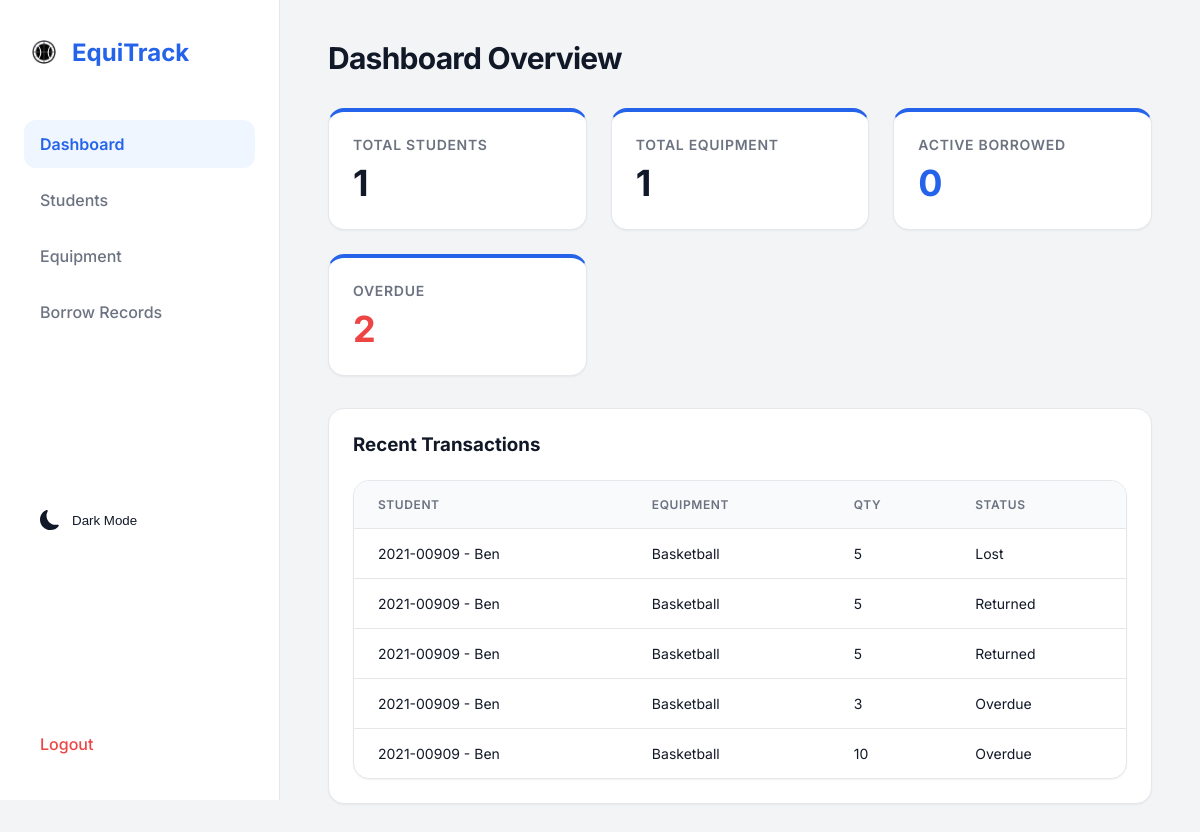
The app's page /dashboard/ (signed in), older data.
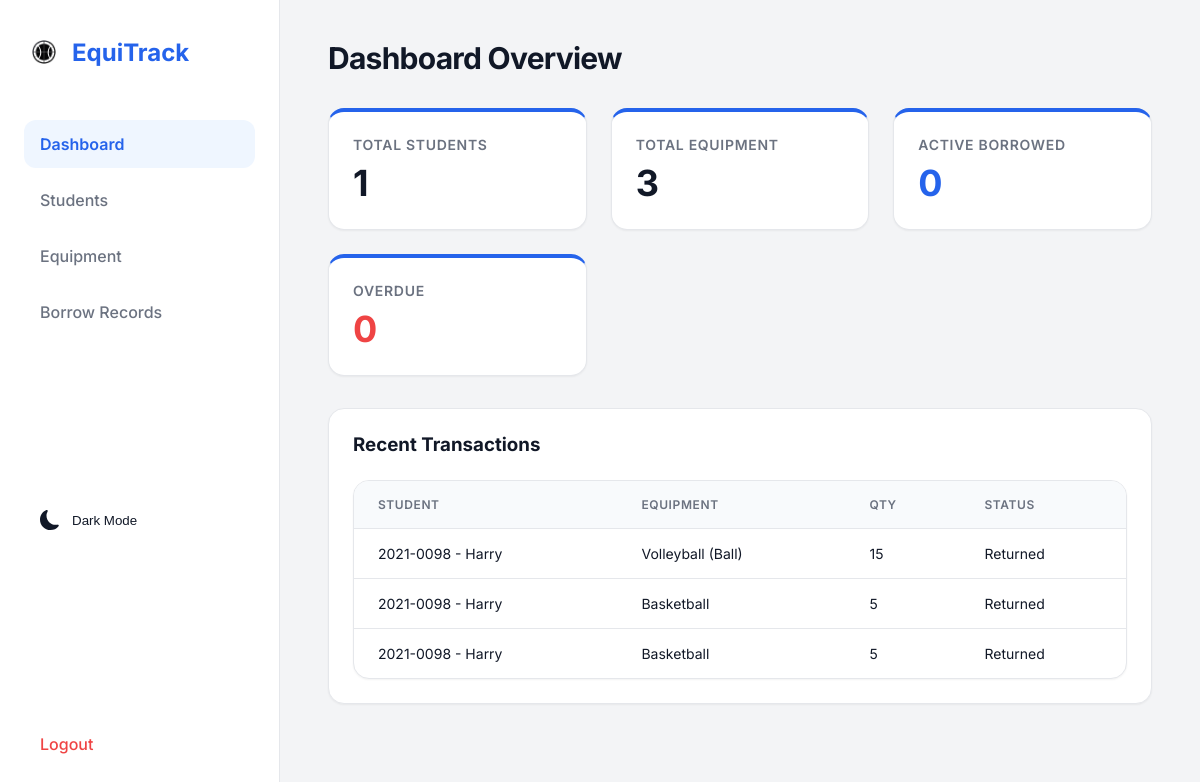
The same page, newer data.
### equipment_app/models.py (models this page shows, shortened)
class BorrowRecord(models.Model):
    STATUS_CHOICES = [
    ('Borrowed', 'Borrowed'),
    ('Returned', 'Returned'),
    ('Overdue', 'Overdue'),
    ('Lost', 'Lost'),
]
    student = models.ForeignKey(Student, on_delete=models.CASCADE)
    equipment = models.ForeignKey(Equipment, on_delete=models.CASCADE)
    quantity = models.IntegerField()
    date_borrowed = models.DateTimeField(auto_now_add=True)
    expected_return = models.DateField()
    date_returned = models.DateField(null=True, blank=True)
    status = models.CharField(max_length=10, choices=STATUS_CHOICES, default='Borrowed')

class Student(models.Model):
    student_id = models.CharField(max_length=20, unique=True)
    name = models.CharField(max_length=100)
    course = models.CharField(max_length=100)
    year_level = models.IntegerField()
    def __str__(self):
        return f"{self.student_id} - {self.name}"

class Equipment(models.Model):
    name = models.CharField(max_length=100)
    total_quantity = models.IntegerField()
    available_quantity = models.IntegerField()
    def __str__(self):
        return self.name

### equipment_app/views.py (the view)
# urls.py: path('dashboard/', dashboard, name='dashboard'),
@login_required(login_url='/')
def dashboard(request):
    recent_records = BorrowRecord.objects.all().order_by('-date_borrowed')[:5]
    context = {
        'students_count': Student.objects.count(),
        'equipment_count': Equipment.objects.count(),
        'borrowed_count': BorrowRecord.objects.filter(status='Borrowed').count(),
        'overdue_count': BorrowRecord.objects.filter(status='Overdue').count(),
        'recent_records': recent_records,
    }
    return render(request, 'equipment_app/dashboard.html', context)

### equipment_app/templates/equipment_app/dashboard.html (shortened to what this page needs)
{% extends 'equipment_app/base.html' %}
{% block content %}
<div class="page-header">
    <h1 class="page-title">Dashboard Overview</h1>
</div>
<div class="dashboard-grid">
    <div class="card stat-card">
        <div class="stat-title">Total Students</div>
        <div class="stat-value">{{ students_count }}</div>
    </div>
    <div class="card stat-card">
        <div class="stat-title">Total Equipment</div>
        <div class="stat-value">{{ equipment_count }}</div>
    </div>
    <div class="card stat-card">
        <div class="stat-title">Active Borrowed</div>
        <div class="stat-value" style="color: var(--primary);">{{ borrowed_count }}</div>
    </div>
    <div class="card stat-card">
        <div class="stat-title">Overdue</div>
        <div class="stat-value" style="color: #ef4444;">{{ overdue_count }}</div>
    </div>
</div>
<div class="card" style="margin-top: 2rem;">
    <h3 style="margin-bottom: 1.5rem; color: var(--text-main);">Recent Transactions</h3>
    <div class="table-container">
        <table>
            <thead>
                <tr>
                    <th>Student</th>
                    <th>Equipment</th>
                    <th>Qty</th>
                    <th>Status</th>
                </tr>
            </thead>
            <tbody>
                {% for record in recent_records %}
                <tr>
                    <td>{{ record.student }}</td>
                    <td>{{ record.equipment }}</td>
                    <td>{{ record.quantity }}</td>
                    <td>
                        <span class="badge
                            {% if record.status == 'Borrowed' %}badge-info
                            {% elif record.status == 'Returned' %}badge-success
                            {% elif record.status == 'Overdue' %}badge-danger
                            {% else %}badge-warning{% endif %}">
                            {{ record.status }}
                        </span>
                    </td>
                </tr>
                {% empty %}
                <tr>
                    <td colspan="4" style="text-align: center; color: var(--text-muted); padding: 2rem;">No transactions found.</td>
                </tr>
                {% endfor %}
            </tbody>
        </table>
    </div>
</div>
{% endblock %}

### equipment_app/templates/equipment_app/base.html (shortened to what this page needs)
{% load static %}
<!DOCTYPE html>
<html lang="en">
<head>
</head>
<body>
    <aside class="sidebar">
        <div class="brand">
            <img src="{% static 'equipment_app/images/logo.png' %}" alt="Logo" style="width: 40px; height: 40px; border-radius: 50%;">
            EquiTrack
        </div>
        <nav class="nav-links">
            <a href="/dashboard/" class="nav-link {% if request.path == '/dashboard/' %}active{% endif %}">
                Dashboard
            </a>
            <a href="/students/" class="nav-link {% if '/students/' in request.path %}active{% endif %}">
                Students
            </a>
            <a href="/equipment/" class="nav-link {% if '/equipment/' in request.path %}active{% endif %}">
                Equipment
            </a>
            <a href="/borrow-records/" class="nav-link {% if '/borrow-records/' in request.path %}active{% endif %}">
                Borrow Records
            </a>
        </nav>
        <div style="margin-top: auto; padding-bottom: 1rem;">
            <button id="theme-toggle" class="nav-link" style="width: 100%; text-align: left; display: flex; align-items: center; gap: 0.75rem; border: none; background: transparent; cursor: pointer; color: var(--text-main);">
                <span id="theme-icon" style="display: flex; align-items: center; justify-content: center;"></span>
                <span id="theme-text" style="font-weight: 500;">Dark Mode</span>
            </button>
        </div>
        <a href="/logout/" class="nav-link logout-link">
            Logout
        </a>
    </aside>
    <main class="main-content">
        {% block content %}{% endblock %}
    </main>
</body>
</html>

### equipment_app/templates/equipment_app/base.html (style rules this page uses)
:root { --primary: #2563eb; --primary-hover: #1d4ed8; --bg-body: #f3f4f6; --bg-sidebar: #ffffff; --bg-card: #ffffff; --text-main: #111827; --text-muted: #6b7280; --border-color: #e5e7eb; --shadow-sm: 0 1px 2px 0 rgb(0 0 0 / 0.05); --shadow-md: 0 4px 6px -1px rgb(0 0 0 / 0.1), 0 2px 4px -2px rgb(0 0 0 / 0.1); --shadow-lg: 0 10px 15px -3px rgb(0 0 0 / 0.1), 0 4px 6px -4px rgb(0 0 0 / 0.1); --radius-md: 0.75rem; --radius-lg: 1rem; }
* { margin: 0; padding: 0; box-sizing: border-box; }
body { font-family: 'Inter', sans-serif; background-color: var(--bg-body); color: var(--text-main); display: flex; min-height: 100vh; }
.sidebar { width: 280px; background: var(--bg-sidebar); border-right: 1px solid var(--border-color); padding: 2rem 1.5rem; display: flex; flex-direction: column; position: fixed; height: 100vh; z-index: 10; }
.brand { font-size: 1.5rem; font-weight: 700; color: var(--primary); margin-bottom: 3rem; display: flex; align-items: center; gap: 0.5rem; }
.nav-links { display: flex; flex-direction: column; gap: 0.5rem; }
.nav-link { text-decoration: none; color: var(--text-muted); font-weight: 500; padding: 0.875rem 1rem; border-radius: var(--radius-md); transition: all 0.2s ease; display: flex; align-items: center; gap: 0.75rem; }
.nav-link.active { background-color: #eff6ff; color: var(--primary); font-weight: 600; }
.logout-link { margin-top: auto; color: #ef4444; }
.main-content { flex: 1; margin-left: 280px; padding: 2.5rem 3rem; max-width: 1400px; }
.page-header { display: flex; justify-content: space-between; align-items: center; margin-bottom: 2rem; }
.page-title { font-size: 1.875rem; font-weight: 700; color: var(--text-main); letter-spacing: -0.025em; }
.card { background: var(--bg-card); border-radius: var(--radius-lg); border: 1px solid var(--border-color); box-shadow: var(--shadow-sm); padding: 1.5rem; transition: box-shadow 0.3s ease, transform 0.3s ease; }
.table-container { background: var(--bg-card); border-radius: var(--radius-lg); border: 1px solid var(--border-color); overflow: hidden; box-shadow: var(--shadow-sm); }
table { width: 100%; border-collapse: collapse; text-align: left; }
th { background-color: #f8fafc; padding: 1rem 1.5rem; font-size: 0.75rem; text-transform: uppercase; letter-spacing: 0.05em; color: var(--text-muted); font-weight: 600; border-bottom: 1px solid var(--border-color); }
td { padding: 1rem 1.5rem; border-bottom: 1px solid var(--border-color); color: var(--text-main); font-size: 0.875rem; }
tr:last-child td { border-bottom: none; }

### equipment_app/templates/equipment_app/dashboard.html (style rules this page uses)
.dashboard-grid { display: grid; grid-template-columns: repeat(auto-fit, minmax(240px, 1fr)); gap: 1.5rem; }
.stat-card { padding: 1.5rem; display: flex; flex-direction: column; justify-content: center; border-top: 4px solid var(--primary); }
.stat-title { color: var(--text-muted); font-size: 0.875rem; font-weight: 600; text-transform: uppercase; letter-spacing: 0.05em; margin-bottom: 0.5rem; }
.stat-value { font-size: 2.25rem; font-weight: 700; color: var(--text-main); }

Row changes from the older to the newer data that the page shows:
removed BorrowRecord: student "2021-00909 - Ben", equipment "Basketball", quantity "5", status "Lost"
removed BorrowRecord: student "2021-00909 - Ben", equipment "Basketball", quantity "5", status "Returned"
removed BorrowRecord: student "2021-00909 - Ben", equipment "Basketball", quantity "5", status "Returned"
removed BorrowRecord: student "2021-00909 - Ben", equipment "Basketball", quantity "3", status "Overdue"
removed BorrowRecord: student "2021-00909 - Ben", equipment "Basketball", quantity "10", status "Overdue"
added BorrowRecord: student "2021-0098 - Harry", equipment "Volleyball (Ball)", quantity "15", status "Returned"
added BorrowRecord: student "2021-0098 - Harry", equipment "Basketball", quantity "5", status "Returned"
added BorrowRecord: student "2021-0098 - Harry", equipment "Basketball", quantity "5", status "Returned"
Text that changed along with them:
{{ equipment_count }}: "1" → "3"
{{ overdue_count }}: "2" → "0"
